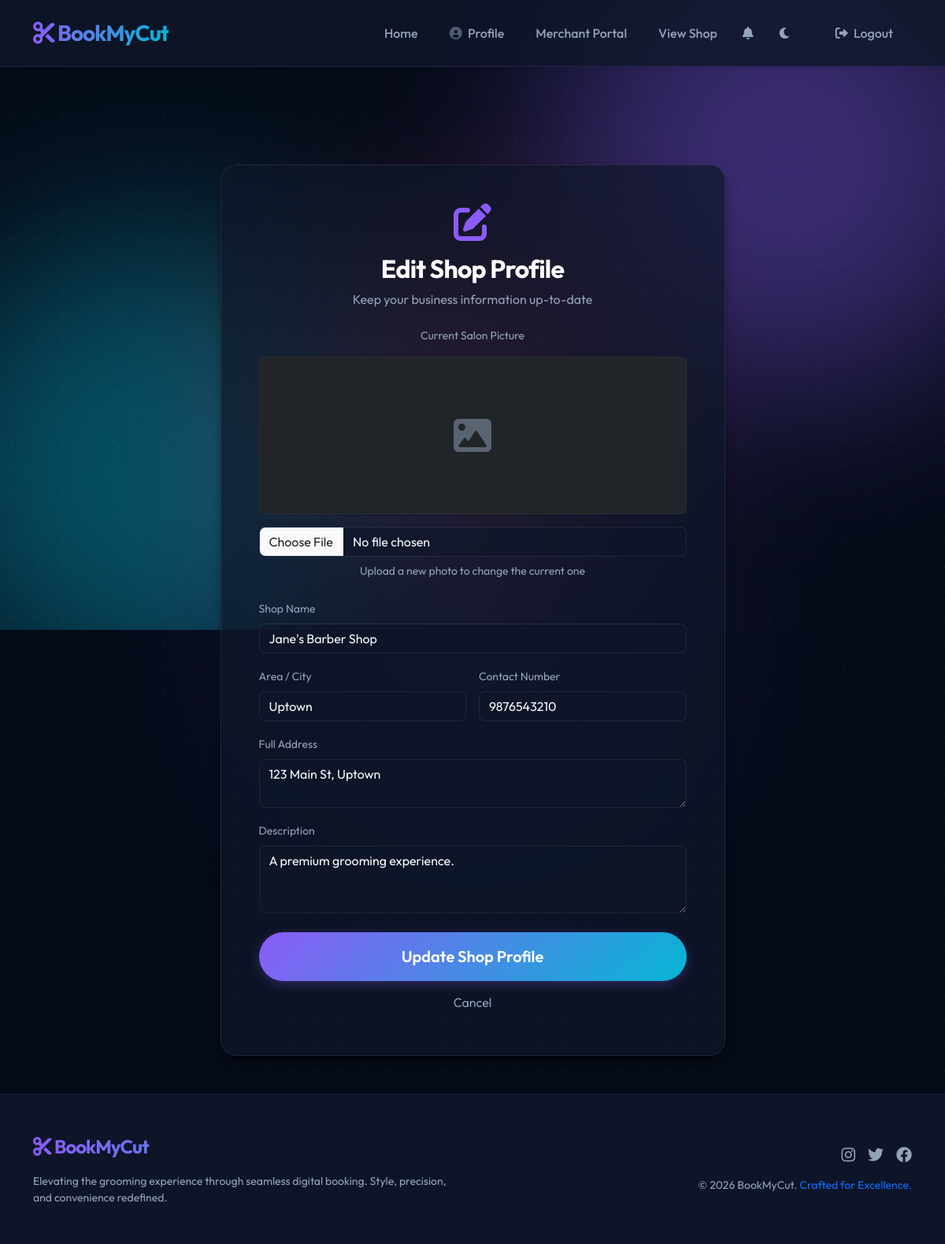
The page /owner/edit_shop (signed in) on the database its author committed.
### tables this page shows
CREATE TABLE shops (
    id INTEGER PRIMARY KEY AUTOINCREMENT,
    owner_id INTEGER NOT NULL,
    name VARCHAR(100) NOT NULL,
    area VARCHAR(100) NOT NULL,
    address TEXT NOT NULL,
    description TEXT,
    contact_number VARCHAR(20),
    shop_image VARCHAR(255),
    created_at TIMESTAMP DEFAULT (datetime('now', 'localtime')),
    FOREIGN KEY (owner_id) REFERENCES users(id) ON DELETE CASCADE
);

### app.py (the view, shortened to what this page needs)
@app.route('/owner/edit_shop', methods=['GET', 'POST'])
def edit_shop():
    if not is_logged_in() or not is_owner():
        return redirect(url_for('login'))
    cursor = get_db_cursor()
    cursor.execute('SELECT * FROM shops WHERE owner_id = ?', (session['id'],))
    shop = cursor.fetchone()
    if not shop:
        flash('Shop profile not found!', 'danger')
        return redirect(url_for('owner_dashboard'))
    return render_template('edit_shop.html', shop=shop)

### app.py (called while the page is built)
def get_db_cursor():
    return db.connection.cursor()

def is_logged_in():
    return 'loggedin' in session

def is_owner():
    return 'role' in session and session['role'] == 'shop_owner'

@app.context_processor
def inject_shop_status():
    unread_count = 0
    if is_logged_in():
        from flask import g
        cursor = get_db_cursor()
        cursor.execute("SELECT COUNT(*) as count FROM notifications WHERE user_id = ? AND is_read = FALSE", (session['id'],))
        res = cursor.fetchone()
        unread_count = res['count'] if res else 0
    if is_logged_in() and is_owner():
        cursor = get_db_cursor()
        cursor.execute('SELECT id FROM shops WHERE owner_id = ?', (session['id'],))
        shop = cursor.fetchone()
        return {'owner_has_shop': shop is not None, 'owner_shop_id': shop['id'] if shop else None, 'unread_notifications': unread_count, 'get_now': get_now}
    return {'owner_has_shop': False, 'owner_shop_id': None, 'unread_notifications': unread_count, 'get_now': get_now}

    @property
    def connection(self):
        if 'db_conn' not in g:
            g.db_conn = sqlite3.connect(self.db_path)
            g.db_conn.row_factory = sqlite3.Row
            g.db_conn.execute("PRAGMA foreign_keys = ON")
        return g.db_conn

### templates/edit_shop.html (shortened to what this page needs)
{% extends 'base.html' %}
{% block content %}
<div class="row justify-content-center fade-in">
    <div class="col-md-8 col-lg-7">
        <div class="glass-card p-4 p-md-5">
            <div class="text-center mb-4">
                <i class="fas fa-edit fa-3x mb-3" style="color: var(--primary-color);"></i>
                <h2 class="fw-bold text-white">Edit Shop Profile</h2>
                <p class="text-muted">Keep your business information up-to-date</p>
            </div>
            <form action="{{ url_for('edit_shop') }}" method="post" enctype="multipart/form-data">
                <div class="mb-4 text-center">
                    <label class="form-label text-muted small d-block mb-3">Current Salon Picture</label>
                    {% if shop.shop_image %}
                    <img src="{{ url_for('static', filename='uploads/shop_pics/' + shop.shop_image) }}"
                        alt="Current Salon" class="rounded-3 shadow-lg mb-3"
                        style="max-width: 100%; height: 200px; object-fit: cover;">
                    {% else %}
                    <div class="bg-dark rounded-3 d-flex align-items-center justify-content-center mx-auto mb-3"
                        style="width: 100%; height: 200px; border: 1px dashed var(--glass-border);">
                        <i class="fas fa-image fa-3x text-muted opacity-50"></i>
                    </div>
                    {% endif %}
                    <input class="form-control bg-dark border-secondary border-opacity-25 text-white" type="file"
                        id="shop_image" name="shop_image" accept="image/*">
                    <small class="text-muted mt-2 d-block">Upload a new photo to change the current one</small>
                </div>
                <div class="mb-3">
                    <label for="name" class="form-label text-muted small">Shop Name</label>
                    <input type="text" class="form-control bg-dark border-secondary border-opacity-25 text-white"
                        id="name" name="name" value="{{ shop.name }}" maxlength="100" required>
                </div>
                <div class="row g-3 mb-3">
                    <div class="col-md-6">
                        <label for="area" class="form-label text-muted small">Area / City</label>
                        <input type="text" class="form-control bg-dark border-secondary border-opacity-25 text-white"
                            id="area" name="area" value="{{ shop.area }}" maxlength="100" required>
                    </div>
                    <div class="col-md-6">
                        <label for="contact" class="form-label text-muted small">Contact Number</label>
                        <input type="tel" class="form-control bg-dark border-secondary border-opacity-25 text-white"
                            id="contact" name="contact" value="{{ shop.contact_number }}" pattern="[0-9]{10,15}"
                            title="Please enter 10 to 15 digits" required>
                    </div>
                </div>
                <div class="mb-3">
                    <label for="address" class="form-label text-muted small">Full Address</label>
                    <textarea class="form-control bg-dark border-secondary border-opacity-25 text-white" id="address"
                        name="address" rows="2" required>{{ shop.address }}</textarea>
                </div>
                <div class="mb-4">
                    <label for="description" class="form-label text-muted small">Description</label>
                    <textarea class="form-control bg-dark border-secondary border-opacity-25 text-white"
                        id="description" name="description" rows="3" maxlength="500">{{ shop.description }}</textarea>
                </div>
                <div class="d-grid gap-2">
                    <button type="submit" class="btn btn-primary btn-lg rounded-pill py-3">Update Shop Profile</button>
                    <a href="{{ url_for('owner_dashboard') }}"
                        class="btn btn-link text-muted text-decoration-none">Cancel</a>
                </div>
            </form>
        </div>
    </div>
</div>
{% endblock %}

### static/css/style.css (style rules this page uses)
:root { --bg-color: #050b18; --surface-color: #0f172a; --primary-color: #8b5cf6; --primary-glow: rgba(139, 92, 246, 0.5); --secondary-color: #06b6d4; --secondary-glow: rgba(6, 182, 212, 0.5); --accent-color: #f43f5e; --text-color: #f8fafc; --text-muted: #94a3b8; --glass-bg: rgba(15, 23, 42, 0.7); --glass-border: rgba(255, 255, 255, 0.08); --shadow-sm: 0 1px 2px 0 rgba(0, 0, 0, 0.05); --shadow-md: 0 4px 6px -1px rgba(0, 0, 0, 0.1), 0 2px 4px -1px rgba(0, 0, 0, 0.06); --shadow-lg: 0 10px 15px -3px rgba(0, 0, 0, 0.4), 0 4px 6px -2px rgba(0, 0, 0, 0.2); --shadow-xl: 0 20px 25px -5px rgba(0, 0, 0, 0.5), 0 10px 10px -5px rgba(0, 0, 0, 0.3); --nav-bg: rgba(15, 23, 42, 0.8); --footer-bg: rgba(15, 23, 42, 0.95); --card-hover-bg: linear-gradient(145deg, rgba(139, 92, 246, 0.1), rgba(6, 182, 212, 0.05)); --transition-speed: 0.3s; --slot-grid-bg: rgba(0, 0, 0, 0.3); --slot-btn-border: rgba(255, 255, 255, 0.1); --hero-title-gradient: linear-gradient(135deg, #ffffff 0%, #cbd5e1 100%); --hero-text-clr: rgba(248, 250, 252, 0.85); --hero-border-clr: rgba(255, 255, 255, 0.12); --hero-glow-opacity: 0.3; --aurora-1: #8b5cf6; --aurora-2: #06b6d4; --aurora-3: #f43f5e; --aurora-4: #6366f1; --dot-color: rgba(255, 255, 255, 0.05); --card-sub-bg: rgba(255, 255, 255, 0.03); --inner-border: rgba(255, 255, 255, 0.1); }
body { font-family: 'Outfit', sans-serif; background-color: var(--bg-color); color: var(--text-color); display: flex; flex-direction: column; min-height: 100vh; overflow-x: hidden; position: relative; transition: background-color var(--transition-speed), color var(--transition-speed); }
.glass-card { background: var(--glass-bg); backdrop-filter: blur(16px) saturate(180%); -webkit-backdrop-filter: blur(16px) saturate(180%); border: 1px solid var(--glass-border); border-radius: 20px; box-shadow: var(--shadow-lg); transition: all 0.5s cubic-bezier(0.23, 1, 0.32, 1); position: relative; overflow: hidden; }
.text-muted { color: var(--text-muted) !important; }
.btn-primary { background: linear-gradient(135deg, var(--primary-color), var(--secondary-color)); border: none; color: white; font-weight: 600; padding: 0.6rem 1.5rem; border-radius: 10px; box-shadow: 0 4px 15px rgba(139, 92, 246, 0.3); transition: all 0.4s cubic-bezier(0.175, 0.885, 0.32, 1.275); }
.btn-primary { position: relative; overflow: hidden; }
h1, h2, h3, h4, h5, h6 { font-weight: 700; letter-spacing: -0.025em; }
.form-control, .form-select, .input-group-text { background-color: var(--glass-bg) !important; border: 1px solid var(--glass-border) !important; color: var(--text-color) !important; border-radius: 8px; }
.fade-in { animation: slideUp 0.8s cubic-bezier(0.2, 0.8, 0.2, 1) forwards; }
.btn-primary { background: linear-gradient(135deg, var(--primary-color), var(--secondary-color)); border: none; box-shadow: 0 4px 15px rgba(139, 92, 246, 0.3); color: white; font-weight: 600; padding: 0.6rem 1.5rem; border-radius: 10px; transition: all 0.4s cubic-bezier(0.175, 0.885, 0.32, 1.275); }

### rows shown on the page
shops: name "Jane's Barber Shop", area "Uptown", contact "9876543210", address "123 Main St, Uptown", description "A premium grooming experience."
